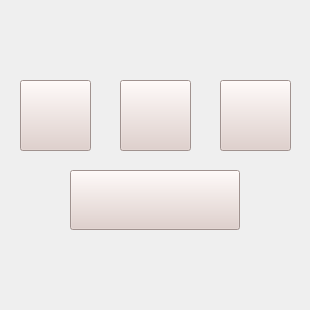
<?xml version="1.0" encoding="UTF-8"?>
<ui version="4.0">
 <class>MainWindow</class>
 <widget class="QMainWindow" name="MainWindow">
  <property name="geometry">
   <rect>
    <x>0</x>
    <y>0</y>
    <width>310</width>
    <height>310</height>
   </rect>
  </property>
  <property name="minimumSize">
   <size>
    <width>310</width>
    <height>310</height>
   </size>
  </property>
  <property name="maximumSize">
   <size>
    <width>310</width>
    <height>310</height>
   </size>
  </property>
  <property name="windowTitle">
   <string>Сложность</string>
  </property>
  <property name="styleSheet">
   <string notr="true">QWidget#centralwidget {
	 background-image: url(:/background/dif_back.png)
	}</string>
  </property>
  <widget class="QWidget" name="centralwidget">
   <widget class="QPushButton" name="pushButton_easy">
    <property name="geometry">
     <rect>
      <x>20</x>
      <y>80</y>
      <width>71</width>
      <height>71</height>
     </rect>
    </property>
    <property name="styleSheet">
     <string notr="true">QPushButton {
    background-image: url(:/background/dif_1.png);
	background-color: rgb(224, 205, 200);
}
QPushButton:hover {
    background-color: rgb(224, 205, 200);
	background-image: url(:/background/dif_1_sec.png);
 }</string>
    </property>
    <property name="text">
     <string/>
    </property>
   </widget>
   <widget class="QPushButton" name="pushButton_normal">
    <property name="geometry">
     <rect>
      <x>120</x>
      <y>80</y>
      <width>71</width>
      <height>71</height>
     </rect>
    </property>
    <property name="styleSheet">
     <string notr="true">QPushButton {
    background-color: rgb(224, 205, 200);
	background-image: url(:/background/dif_2.png);
}
QPushButton:hover {
    background-color: rgb(224, 205, 200);
	background-image: url(:/background/dif_2_sec.png)
 }</string>
    </property>
    <property name="text">
     <string/>
    </property>
   </widget>
   <widget class="QPushButton" name="pushButton_hard">
    <property name="geometry">
     <rect>
      <x>220</x>
      <y>80</y>
      <width>71</width>
      <height>71</height>
     </rect>
    </property>
    <property name="styleSheet">
     <string notr="true">QPushButton {
	background-color: rgb(224, 205, 200);
    background-image: url(:/background/dif_3.png)
}
QPushButton:hover {
    background-color: rgb(224, 205, 200);
	background-image: url(:/background/dif_3_sec.png);
 }</string>
    </property>
    <property name="text">
     <string/>
    </property>
   </widget>
   <widget class="QPushButton" name="pushButton_jopa">
    <property name="geometry">
     <rect>
      <x>70</x>
      <y>170</y>
      <width>170</width>
      <height>60</height>
     </rect>
    </property>
    <property name="minimumSize">
     <size>
      <width>170</width>
      <height>60</height>
     </size>
    </property>
    <property name="styleSheet">
     <string notr="true">QPushButton {
    background-image: url(:/background/dif_4.png) stretch;
	background-color: rgb(224, 205, 200);
}
QPushButton:hover {
    background-color: rgb(224, 205, 200);
	background-image: url(:/background/dif_4_sec.png);
 }</string>
    </property>
    <property name="text">
     <string/>
    </property>
   </widget>
   <widget class="QLabel" name="label">
    <property name="geometry">
     <rect>
      <x>40</x>
      <y>260</y>
      <width>231</width>
      <height>21</height>
     </rect>
    </property>
    <property name="font">
     <font>
      <family>Segoe Script</family>
      <pointsize>12</pointsize>
      <weight>75</weight>
      <bold>true</bold>
     </font>
    </property>
    <property name="styleSheet">
     <string notr="true">color:rgb(66, 46, 41)</string>
    </property>
    <property name="text">
     <string/>
    </property>
    <property name="textFormat">
     <enum>Qt::PlainText</enum>
    </property>
    <property name="alignment">
     <set>Qt::AlignCenter</set>
    </property>
   </widget>
  </widget>
 </widget>
 <resources>
  <include location="back_reg.qrc"/>
 </resources>
 <connections/>
</ui>
